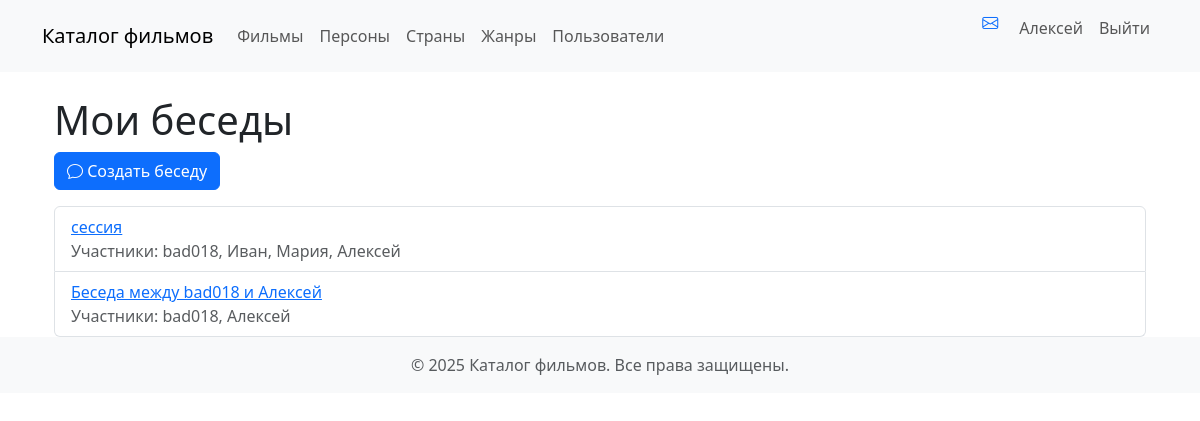
Page /accounts/conversations/ (signed in) on the committed database.
### accounts/models.py (models this page shows, shortened)
class Conversation(MyModel):
    participants = models.ManyToManyField(
        settings.AUTH_USER_MODEL,  # Участники беседы
        verbose_name="Участники",
        blank=True
    )
    subject = models.CharField("Тема", max_length=255)
    created_at = models.DateTimeField("Дата создания", auto_now_add=True)
    class Meta:
        ordering = ["-created_at"]
        verbose_name = "Беседа"
        verbose_name_plural = "Беседы"

### accounts/views.py (the view)
# urls.py: path('conversations/', views.conversation_list, name='conversation_list'),
def conversation_list(request):
    conversations = Conversation.objects.filter(participants=request.user).order_by('-created_at')
    return render(request, 'accounts/conversation/list.html', {'conversations': conversations})

### films/templatetags/films_tags.py (called while the page is built)
@register.filter
def model_verbose_name_plural(cls_name):
    Model = apps.get_model(*cls_name.split(":"))
    return Model._meta.verbose_name_plural

### accounts/templates/accounts/conversation/list.html (shortened to what this page needs)
{% extends 'accounts/base.html' %}
{% load user_tags %}
{% load django_bootstrap5 %}
{% block content %}
<div class="container mt-4">
    <h1>Мои беседы</h1>
    <a href="{% url 'accounts:create_conversation' %}" class="btn btn-primary mb-3">
        <i class="bi-chat"></i> Создать беседу
    </a>
    <div class="list-group">
        {% for conversation in conversations %}
        <div class="list-group-item">
            <a href="{% url 'accounts:conversation_detail' conversation.id %}">
                {{ conversation.subject }}
            </a>
            <div class="text-muted">
                Участники:
                {% for participant in conversation.participants.all %}
                {{ participant.username }}{% if not forloop.last %}, {% endif %}
                {% endfor %}
            </div>
        </div>
        {% empty %}
        <div class="alert alert-info">У вас пока нет бесед.</div>
        {% endfor %}
    </div>
</div>
{% endblock %}

### films/templates/films/navbar.html (shortened to what this page needs)
{% load films_tags %}
<nav class="navbar navbar-expand-md bg-body-tertiary mb-4">
    <div class="container">
        <a class="navbar-brand" href="{% url 'films:home' %}">Каталог фильмов</a>
        <div class="navbar-collapse collapse" id="navbarCollapse">
            <ul class="navbar-nav me-auto mb-2 mb-md-0">
                <li class="nav-item">
                    <a class="nav-link {% if request.path == '/' or request.path|slice:':7' == '/films/' %}active{% endif %}"
                       href="{% url 'films:film_list' %}">{{ 'films:film'|model_verbose_name_plural }}</a>
                </li>
                <li class="nav-item">
                    <a class="nav-link {% if request.path|slice:':8' == '/people/' %}active{% endif %}"
                       href="{% url 'films:person_list' %}">{{ 'films:person'|model_verbose_name_plural }}</a>
                </li>
                <li class="nav-item">
                    <a class="nav-link {% if request.path|slice:':11' == '/countries/' %}active{% endif %}"
                       href="{% url 'films:country_list' %}">{{ 'films:country'|model_verbose_name_plural }}</a>
                </li>
                <li class="nav-item">
                    <a class="nav-link {% if request.path|slice:':8' == '/genres/' %}active{% endif %}"
                       href="{% url 'films:genre_list' %}">{{ 'films:genre'|model_verbose_name_plural }}</a>
                </li>
                <li class="nav-item">
                    <a class="nav-link {% if request.resolver_match.url_name == 'user_list' %}active{% endif %}"
                       href="{% url 'accounts:user_list' %}">Пользователи</a>
                </li>
            </ul>
            <div>
                <ul class="navbar-nav me-auto mb-2 mb-lg-0">
                    {% if user.is_authenticated %}
                    <a href="{% url 'accounts:conversation_list' %}" class="btn btn-link">
                        <i class="bi-envelope"></i>
                    </a>
                    <li class="nav-item">
                        <a class="nav-link" href="{% url 'accounts:user_detail' user.id %}">{{ user.username }}</a>
                    </li>
                    <li class="nav-item">
                        <form action="{% url 'logout' %}" method="post">
                            <button type="submit" class="nav-link">Выйти</button>
                        </form>
                    </li>
                    {% endif %}
                </ul>
            </div>
        </div>
    </div>
</nav>

### accounts/static/accounts/css/messages.css (style rules this page uses)
:root { --alert-success: #d1e7dd; --alert-error: #f8d7da; --alert-info: #cff4fc; --alert-warning: #fff3cd; }

### rows in the picture
Conversation: subject "сессия"
Conversation: subject "Беседа между bad018 и Алексей"

### other values in the picture
{{ 'films:film'|model_verbose_name_plural }} "Фильмы"
{{ 'films:person'|model_verbose_name_plural }} "Персоны"
{{ 'films:country'|model_verbose_name_plural }} "Страны"
{{ 'films:genre'|model_verbose_name_plural }} "Жанры"
{{ user.username }} "Алексей"
{{ participant.username }} "bad018"
{{ participant.username }} "Иван"
{{ participant.username }} "Мария"
{{ participant.username }} "Алексей"
